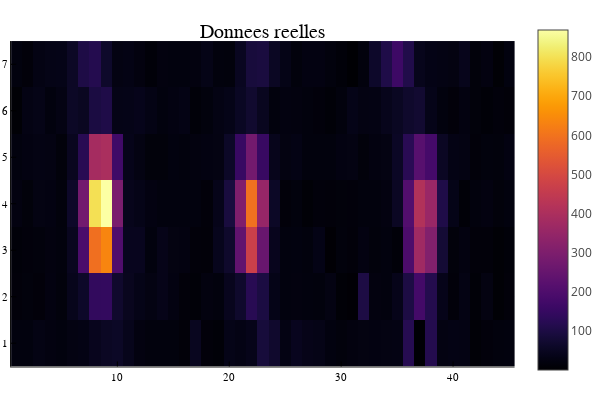

Notebook code cell kept with this figure:
### Markdown cell above
## Donnees reelles:

### Code cell
f3 = FITS("/home/user/stage/HR_4796-HD_95086/IFS_calib_wave_corrected.fits")
data= read(f3[1]);

#Bounding Box de la lenslet
cx = -10 + 1025;
cy = 45 + 1025;
radx = 4;
rady = 22;

ldata = data[1012:1018 , 1048:1092 ]
heatmap(ldata, title = "Donnees reelles")

### Figure 1 — Plotly figure (JSON) as saved in the notebook; plotly's stock layout.template omitted (floating-point values rounded to 4 significant figures; data arrays with more than 128 entries replaced by an {"elided": "..."} marker saying what was removed)
{"data": [{"colorbar": {"title": ""}, "colorscale": {"elided": "256x2 mixed values"}, "hoverinfo": "none", "name": "y1", "showlegend": false, "showscale": true, "type": "heatmap", "x": [0.5, 1.5, 2.5, 3.5, 4.5, 5.5, 6.5, 7.5, 8.5, 9.5, 10.5, 11.5, 12.5, 13.5, 14.5, 15.5, 16.5, 17.5, 18.5, 19.5, 20.5, 21.5, 22.5, 23.5, 24.5, 25.5, 26.5, 27.5, 28.5, 29.5, 30.5, 31.5, 32.5, 33.5, 34.5, 35.5, 36.5, 37.5, 38.5, 39.5, 40.5, 41.5, 42.5, 43.5, 44.5, 45.5], "xaxis": "x", "y": [0.5, 1.5, 2.5, 3.5, 4.5, 5.5, 6.5, 7.5], "yaxis": "y", "z": {"elided": "7x45 float values"}, "zmax": 869.0, "zmin": 1}], "layout": {"annotations": [{"font": {"color": "rgba(0, 0, 0, 1.000)", "family": "sans-serif", "size": 20}, "rotation": 0, "showarrow": false, "text": "Donnees reelles", "x": 0.5074, "xanchor": "center", "xref": "paper", "y": 1, "yanchor": "top", "yref": "paper"}], "height": 400, "legend": {"bgcolor": "rgba(255, 255, 255, 1.000)", "bordercolor": "rgba(0, 0, 0, 1.000)", "borderwidth": 1, "font": {"color": "rgba(0, 0, 0, 1.000)", "family": "sans-serif", "size": 11}, "title": {"font": {"color": "rgba(0, 0, 0, 1.000)", "family": "sans-serif", "size": 15}, "text": ""}, "tracegroupgap": 0, "traceorder": "normal", "x": 1, "xanchor": "auto", "y": 1, "yanchor": "auto"}, "margin": {"b": 20, "l": 0, "r": 0, "t": 20}, "paper_bgcolor": "rgba(255, 255, 255, 1.000)", "plot_bgcolor": "rgba(255, 255, 255, 1.000)", "showlegend": true, "width": 600, "xaxis": {"anchor": "y", "domain": [0.02138, 0.9934], "gridcolor": "rgba(0, 0, 0, 0.100)", "gridwidth": 0.5, "linecolor": "rgba(0, 0, 0, 1.000)", "mirror": false, "range": [0.5, 45.5], "showgrid": true, "showline": true, "showticklabels": true, "tickangle": 0, "tickcolor": "rgb(0, 0, 0)", "tickfont": {"color": "rgba(0, 0, 0, 1.000)", "family": "sans-serif", "size": 11}, "tickmode": "array", "ticks": "inside", "ticktext": ["10", "20", "30", "40"], "tickvals": [10, 20, 30, 40], "title": "", "titlefont": {"color": "rgba(0, 0, 0, 1.000)", "family": "sans-serif", "size": 15}, "type": "-", "visible": true, "zeroline": false, "zerolinecolor": "rgba(0, 0, 0, 1.000)"}, "yaxis": {"anchor": "x", "domain": [0.03762, 0.9415], "gridcolor": "rgba(0, 0, 0, 0.100)", "gridwidth": 0.5, "linecolor": "rgba(0, 0, 0, 1.000)", "mirror": false, "range": [0.5, 7.5], "showgrid": true, "showline": true, "showticklabels": true, "tickangle": 0, "tickcolor": "rgb(0, 0, 0)", "tickfont": {"color": "rgba(0, 0, 0, 1.000)", "family": "sans-serif", "size": 11}, "tickmode": "array", "ticks": "inside", "ticktext": ["1", "2", "3", "4", "5", "6", "7"], "tickvals": [1, 2, 3, 4, 5, 6, 7], "title": "", "titlefont": {"color": "rgba(0, 0, 0, 1.000)", "family": "sans-serif", "size": 15}, "type": "-", "visible": true, "zeroline": false, "zerolinecolor": "rgba(0, 0, 0, 1.000)"}}}
